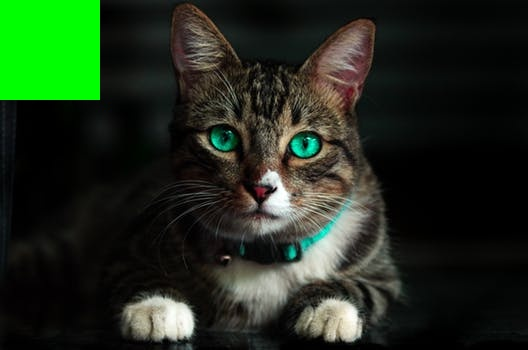
#> input picture Image Manipulation/Basics/newcat.jpeg, 528 x 350 px
$ python threshold.py --image ../Basics/newcat.jpeg
#> lines starting #> are read from the running program, lines starting #| are printed output that depends on the picture; after the words box and inside, x2 and y2 are one past the last pixel; in counts of white or black regions, pixels touching at a corner belong together
import numpy as np
import argparse
import cv2

ap = argparse.ArgumentParser()
ap.add_argument("-i", "--image", required = True, help = "Enter path to the image")
args = vars(ap.parse_args())

image = cv2.imread(args["image"])
#> image is the input picture: shape (350, 528, 3); mean B, G, R 27.5, 45.3, 31.5
image = cv2.cvtColor(image, cv2.COLOR_BGR2GRAY)
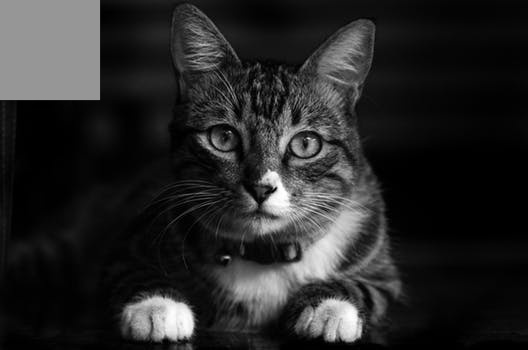
#> image: shape (350, 528); min 0, max 255, mean 39.2
blurred = cv2.GaussianBlur(image, (5,5), 0)
cv2.imshow("Image", image)
cv2.waitKey(0)


#Simple Thresholding
(T, thresh) = cv2.threshold(blurred, 155, 255, cv2.THRESH_BINARY)
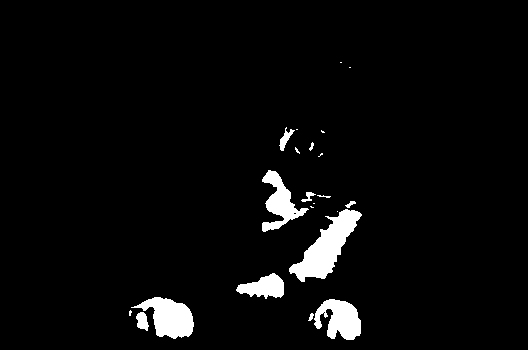
#> thresh: shape (350, 528); 4% white; 22 white regions (10 under 20 px), largest, box (x1, y1, x2, y2) and area: (289, 209, 362, 282) 2153, (131, 297, 194, 339) 1475, (314, 299, 361, 340) 1270
cv2.imshow("Threshold Binary", thresh)

(T, threshinv) = cv2.threshold(blurred, 155, 255, cv2.THRESH_BINARY_INV)
cv2.imshow("Threshold Binary Inverse", threshinv)

cv2.imshow("Coins", cv2.bitwise_and(image, image, mask = threshinv))
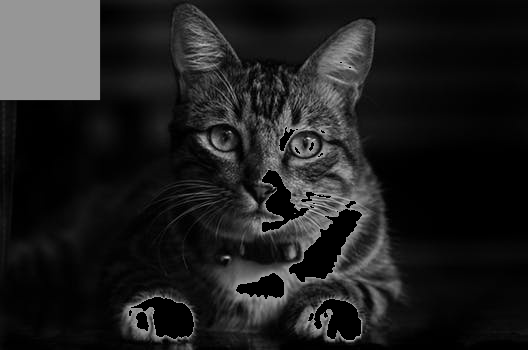
#> window 'Coins': shape (350, 528); min 0, max 224, mean 31.3
cv2.waitKey(0)

#Adaptive
thresh = cv2.adaptiveThreshold(blurred, 255, cv2.ADAPTIVE_THRESH_MEAN_C, cv2.THRESH_BINARY_INV, 11, 4)
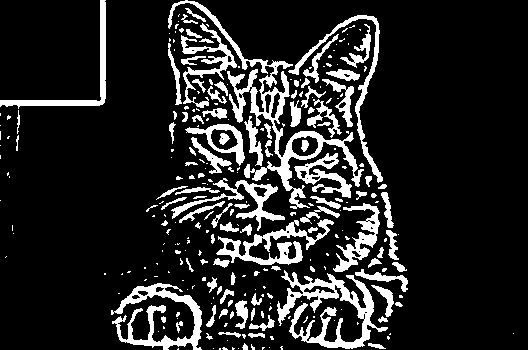
#> thresh: shape (350, 528); 14.8% white; 269 white regions (165 under 20 px), largest, box (x1, y1, x2, y2) and area: (168, 0, 364, 209) 4038, (277, 270, 388, 349) 2910, (111, 283, 202, 350) 2039
cv2.imshow("Mean Thresh", thresh)
cv2.waitKey(0)

thresh = cv2.adaptiveThreshold(blurred, 255, cv2.ADAPTIVE_THRESH_GAUSSIAN_C, cv2.THRESH_BINARY_INV, 15, 3)
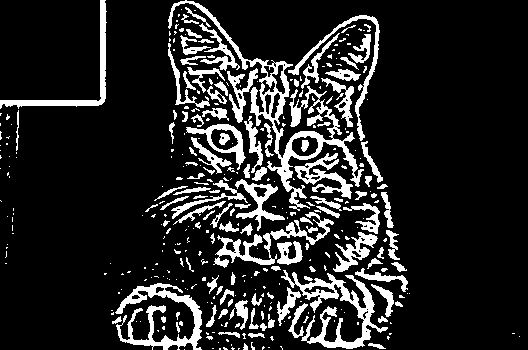
#> thresh: shape (350, 528); 14.9% white; 349 white regions (232 under 20 px), largest, box (x1, y1, x2, y2) and area: (168, 0, 364, 211) 4026, (281, 270, 388, 349) 2300, (115, 283, 202, 350) 1948
cv2.imshow("Gaussian Thresh", thresh)
cv2.waitKey(0)
